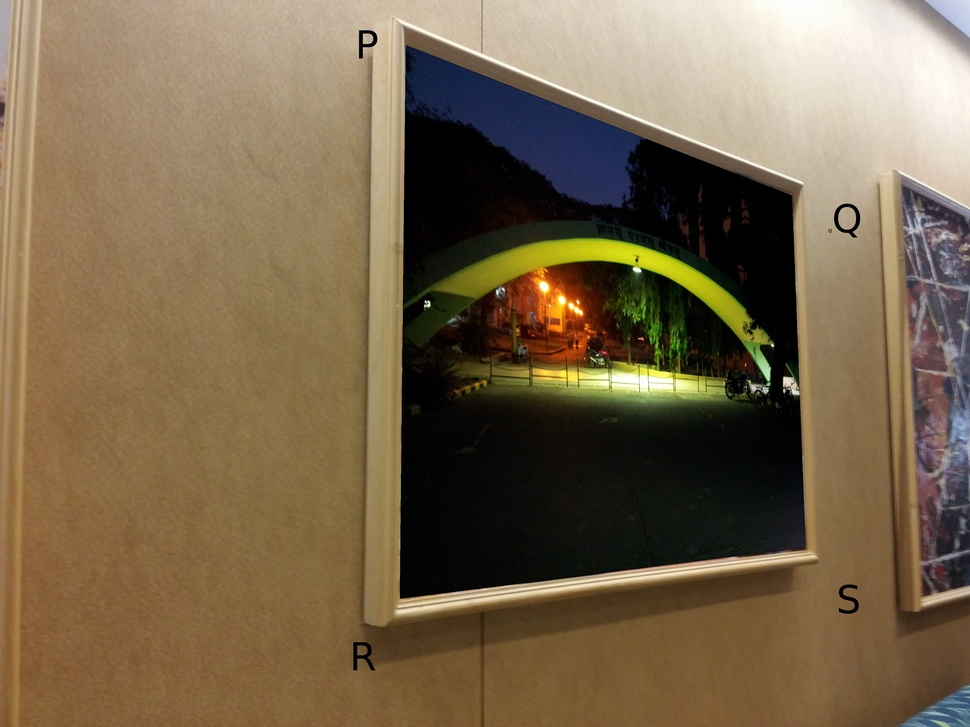
#> input picture Final Submissions Assignments and Project/Final Submissions/Task02/results/image_perspect_1.jpg, 970 x 727 px, shrunk from 3612 x 2709 before the run
$ python compare.py
#> lines starting #> are read from the running program, lines starting #| are printed output that depends on the picture
import numpy as np
import cv2

# Proposed RMSE
def rmse_1(image_1,image_2):
    return np.mean((image_1-image_2)**2)

# Suggested RMSE in the assignment
def rmse_2(image_1,image_2):
    return (np.mean(image_1) - np.mean(image_2))**2


print(" Solution to 1(c) ")
image_1 = cv2.imread(r'../results/image_perspect_1.jpg')
#> image_1 is the input picture: shape (727, 970, 3); mean B, G, R 76.4, 102.4, 120.5
image_2 = cv2.imread(r'../results/sequential.jpg')
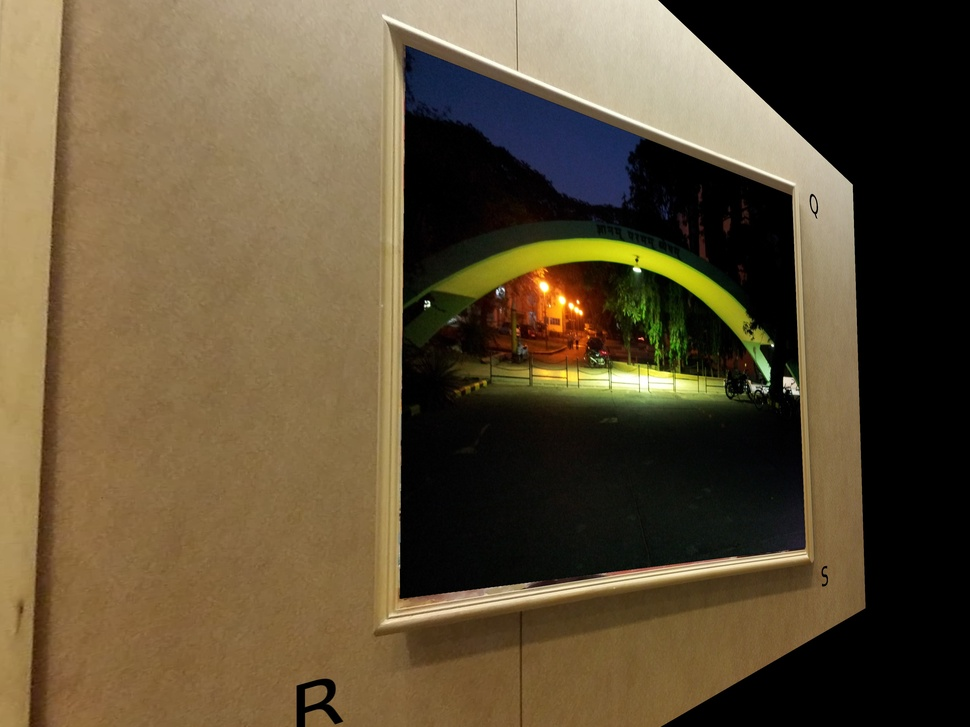
#> input picture Final Submissions Assignments and Project/Final Submissions/Task02/results/sequential.jpg, 970 x 727 px, shrunk from 3612 x 2709 before the run
#> image_2 is the input picture: shape (727, 970, 3); mean B, G, R 54.7, 80.1, 94.9

print("RMSE through our proposed formula: ", "{0:.4f}".format(rmse_1(image_1,image_2)))
#| RMSE through our proposed formula:  49.5956
print("Proposed Formula for RMSE: ", "np.mean((image_1-image_2)**2)")

print("RMSE through assignment formula: ","{0:.4f}".format(rmse_2(image_1,image_2)))
#| RMSE through assignment formula:  537.7288
print("Formula for RMSE suggested in assignment: ", "(np.mean(image_1) - np.mean(image_2))**2")

print("-------------------------------------------------------------------------------------")
print("Solution in 1(d)")
image_3 = cv2.imread(r'../results/sequential_16_points.jpg')
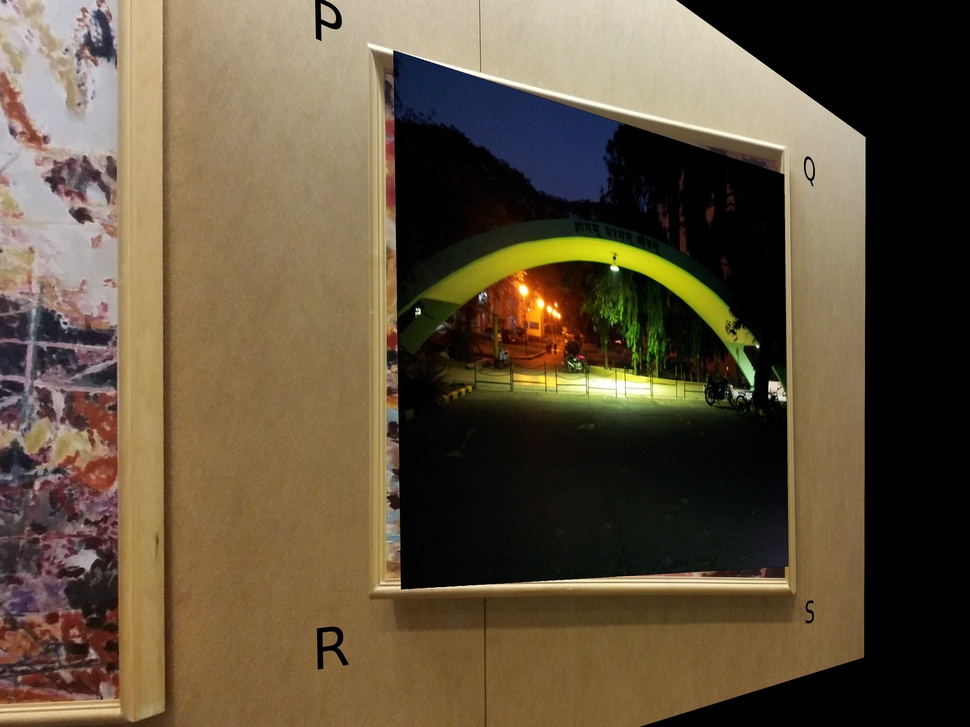
#> input picture Final Submissions Assignments and Project/Final Submissions/Task02/results/sequential_16_points.jpg, 970 x 727 px, shrunk from 3612 x 2709 before the run
#> image_3 is the input picture: shape (727, 970, 3); mean B, G, R 60.8, 82.2, 96.5

print("RMSE through our proposed formula: ", "{0:.4f}".format(rmse_1(image_2,image_3)))
#| RMSE through our proposed formula:  52.7085

print("RMSE through assignment formula: ","{0:.4f}".format(rmse_2(image_2,image_3)))
#| RMSE through assignment formula:  10.6204
